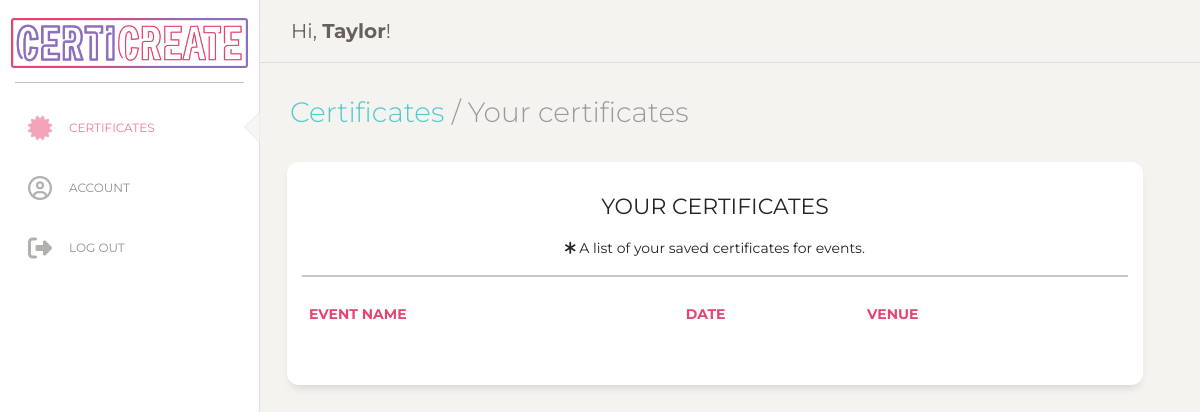
/viewcerts.php (signed in), run on an earlier commit of the app's database.
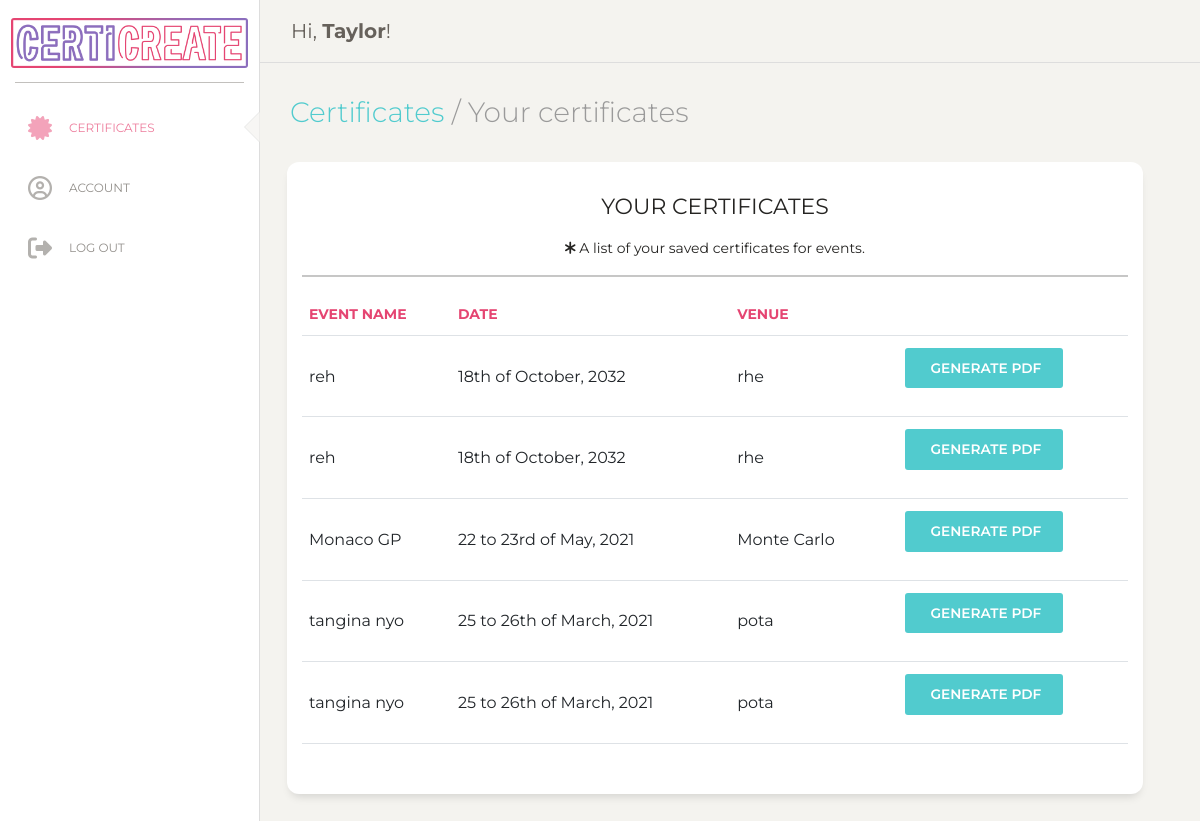
And on a later commit of the database.
### tables this page shows
CREATE TABLE `organizers` (
  `id` int(11) NOT NULL,
  `fname` varchar(255) NOT NULL,
  `lname` varchar(255) NOT NULL,
  `email` varchar(255) NOT NULL,
  `password` varchar(255) NOT NULL
);

CREATE TABLE `certificates` (
  `certid` int(11) NOT NULL,
  `eventname` varchar(255) NOT NULL,
  `eventdate` varchar(255) NOT NULL,
  `orgid` int(11) DEFAULT NULL,
  `venue` varchar(255) DEFAULT NULL,
  `organizer1` varchar(255) DEFAULT NULL,
  `organizer2` varchar(255) DEFAULT NULL,
  `organizer3` varchar(255) DEFAULT NULL,
  `signatory1` varchar(255) NOT NULL
);

### db/dbFunction.php (called while the page is built, shortened)
<?php
    class dbFunction {
    public $conn;
    function __construct($db){
        $this->conn = $db;
    }
        public function details($sql){
            $stmt = $this->conn->prepare($sql);
            $stmt->execute();
            $row = $stmt->fetch(PDO::FETCH_ASSOC);
            return $row;
        }
        function viewCerts($id){
            $sql = "SELECT * FROM certificates WHERE orgid = '".$id."'";
            $stmt = $this->conn->prepare($sql);
            $stmt->execute();
            return $stmt;
        }
    }
?>

### viewcerts.php (the view, shortened to what this page needs)
<?php
include ('db/dbcon.php');
include_once('db/dbFunction.php');
$database = new Database();
$db = $database->getConnection();
$funObj = new dbFunction($db);
$sql = "SELECT * FROM organizers WHERE id = '".$_SESSION['user']."'";
$row = $funObj->details($sql);
?>
<html lang="en">
<head>
<link href="https://cdn.jsdelivr.net/npm/bootstrap@5.0.0-beta3/dist/css/bootstrap.min.css" rel="stylesheet">
  <link href="https://maxcdn.bootstrapcdn.com/font-awesome/latest/css/font-awesome.min.css" rel="stylesheet">
  <link href="./assets/css/style.css" rel="stylesheet" />
  <link href="./assets/css/bootstrap.min.css" rel="stylesheet" />
  <link href="./assets/css/paper-dashboard.css?v=2.0.1" rel="stylesheet" />
  <link href="./assets/demo/demo.css" rel="stylesheet" />
</head>
<body class="bgbody">
  <div class="wrapper ">
    <div class="sidebar" data-color="white">
      <div class="logo">
        <a href="/" class="simple-text logo-normal">
          <div>
            <img src="../ojt/assets/img/logo.png">
          </div>
        </a>
      </div>
      <div class="sidebar-wrapper">
        <ul class="nav">
          <li class="active">
            <a href="../ojt/certs.php">
              <i class="fas fa-certificate"></i>
              <p>Certificates</p>
            </a>
          </li>
          <li>
            <a href="../ojt/account.php">
              <i class="far fa-user-circle"></i>
              <p>Account</p>
            </a>
          </li>
          <li>
            <a href="logout.php">
          <i class="fas fa-sign-out-alt"></i>
              <p>Log out</p>
            </a>
          </li>
        </ul>
      </div>
    </div>
    <div class="main-panel" style="height: 100vh;">
      <nav class="navbar navbar-expand-lg navbar-absolute fixed-top navbar-transparent">
        <div class="container-fluid">
          <div class="navbar-wrapper">
            <a class="navbar-brand" href="javascript:;">Hi, <b><?php echo $row['fname']; ?></b>!</a>
          </div>
        </div>
      </nav>
      <div class="content">
        <div class="row">
          <div class="col-md-12">
            <h3 class="description"><a href="../ojt/certs.php" title="Click to go back to account overview.">Certificates</a> / Your certificates</h3>
          </div>
          <div class="row">
            <div class="col-md-12">
              <div class="card text-center">
                <div class="card-header">
                </div>
                <div class="card-body">
                 <div id="certlist" style="display: block;" class="answer_list" >
                  <h5>YOUR CERTIFICATES</h5>
                  <p>
                    <i class="fas fa-asterisk"></i> A list of your saved certificates for events.
                  </p>
                  <hr>
                        <?php
                            $id =  $_SESSION['user'];
                            $cert = $funObj->viewCerts($id);
                            if(!$cert){
                              echo "<label> There are no certificates here... </label>";
                            }else{
                              echo ' <div id="accordion">
                                        <table class="table table-hover text-custom">
                                        <thead class="text-custom">
                                        <tr>
                                          <th scope="col">EVENT NAME</th>
                                          <th scope="col">DATE</th>
                                          <th scope="col">VENUE</th>
                                          <th scope="col"></th>
                                        </tr>
                                      </thead>
                                      <tbody>';
                              while ($certrow = $cert->fetch(PDO::FETCH_ASSOC)) {
                                extract($certrow);
                                echo ' <tr data-toggle="collapse" data-target="#collapse'.$certrow['certid'].'" class="collapse-row collapsed accordion-toggle" title="ℹ Click row for details">
                                <td>'.$certrow['eventname'].'</td>';
                                echo '<td>'.$certrow['eventdate'].'</td>';
                                echo '<td>'.$certrow['venue']. '<td>';
                                echo '<td colspan="2">
                            <form class="form-inline" method="get" target="_blank" action="generatepdftry.php">
                              <a type="submit" id="certid" name="pdf_report_generate" class="btn btn-primary" href="generatepdftry.php?='.$certrow['certid'].'"><i class="fa fa-pdf"" aria-hidden="true"></i>
                              Generate PDF</a>
                              </form>
                          </td>
                        </tr>
                        <div id="collapse'.$certrow['certid'].'" class="accordion-body collapse in">
                        <tr>
                            <td colspan="4">
                              <table class="table table-borderless">
                                <tbody>
                                  <tr>
                                    <th scope="col">EVENT NAME</th>
                                    <td>'.$certrow['eventname'].'</td>
                                  </tr>
                                  <tr>
                                    <th scope="row">DATE</th>
                                    <td>'.$certrow['eventdate'].'</td>
                                  </tr>
                                  <tr>
                                    <th scope="row">VENUE</th>
                                    <td>'.$certrow['venue']. '</td>
                                  </tr>
                                  <tr>
                                    <th scope="row">ORGANIZER/S OR SIGNATORIES</th>
                                    <td>'.$certrow['organizer1']. '<br>'
                                    .$certrow['organizer2'].'<br>'
                                    .$certrow['organizer3'].'
                                    </td>
                                  </tr>
                                  <tr>
                                    <th scope="row">SIGNATORY IMAGES</th>';
                                  echo '</tr>
                                  <tr>
                                    <th scope="row">REGISTRATION LINK</th>
                                    <td>
                                    <input type="text" id="country" name="country" value="localhost/ojt/participantsform.php?certid='.$certrow['certid'].'" readonly>
                                    <label>Double click to highlight.</label>
                                    </td>
                                  </tr>
                                </tbody>
                              </table>
                            </td>
                        </tr>';
                              }
                        echo '</div>
                         </tbody>
                    </table>
                    </div>';
                            }
                          ?>
                 </div>
                  </div>
                <div class="card-footer text-muted">
                </div>
              </div>
            </div>
          </div>
        </div>
      </div>
    </div>
  </div>
</body>
</html>

### assets/css/style.css (style rules this page uses)
.active a, .active i { color: #e54572 !important; }
.card { font-family: Montserrat; }
.text-custom { color: #e54572; }
.bgbody { background-color: #f4f3ef; }

What changed in the data, as far as the page shows it:
added certificates: eventname "reh", eventdate "18th of October, 2032", venue "rhe"
added certificates: eventname "reh", eventdate "18th of October, 2032", venue "rhe"
added certificates: eventname "Monaco GP", eventdate "22 to 23rd of May, 2021", venue "Monte Carlo"
added certificates: eventname "tangina nyo", eventdate "25 to 26th of March, 2021", venue "pota"
added certificates: eventname "tangina nyo", eventdate "25 to 26th of March, 2021", venue "pota"
